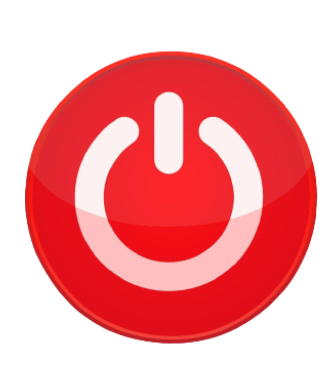
#> input picture Deactivate.png, 330 x 385 px
$ python config.py
#> lines starting #> are read from the running program, lines starting #| are printed output that depends on the picture
#global variables
import tkinter
from PIL import ImageTk, Image
listen=0
i=0
j=0
command=''
instruction_message_label=0
active_flag=0
run_again_button=tkinter.Button()
button_frame=tkinter.Frame()
listening_label=tkinter.Label(text="")
command_label=tkinter.Label(text="")
activate_button=tkinter.Button()
activate_label=tkinter.Label()
deactivate_image=Image.open("Deactivate.png")
#> deactivate_image is the input picture: PIL image 330x385 RGBA; mean R, G, B, A 126.5, 38, 41.3, 134.8
activate_image=Image.open("Activate.png")
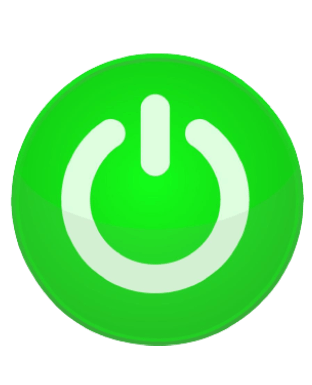
#> input picture Activate.png, 312 x 385 px
#> activate_image is the input picture: PIL image 312x385 RGBA; mean R, G, B, A 39.5, 125.5, 40.3, 142.8
result_image=Image.open("result.png")
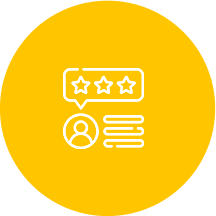
#> input picture result.png, 216 x 216 px
#> result_image is the input picture: PIL image 216x216 RGBA; mean R, G, B, A 255, 200.6, 11.6, 199.1
